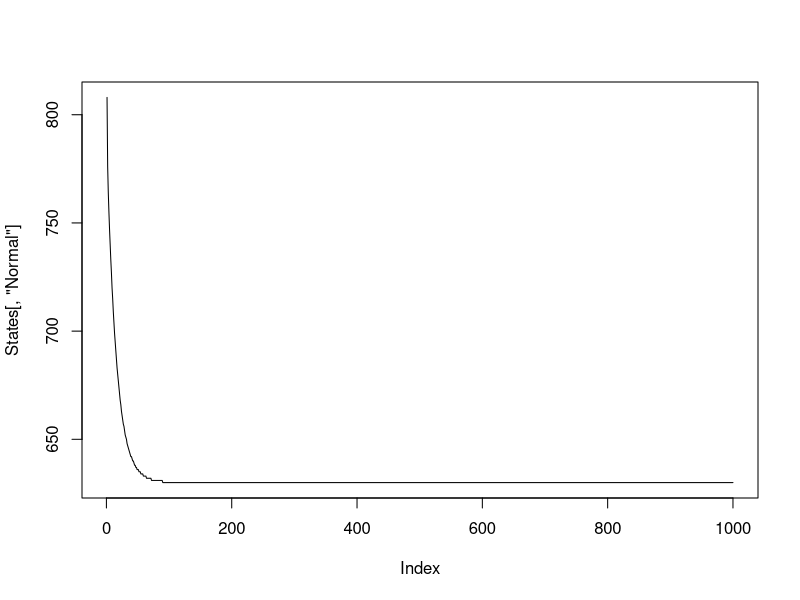
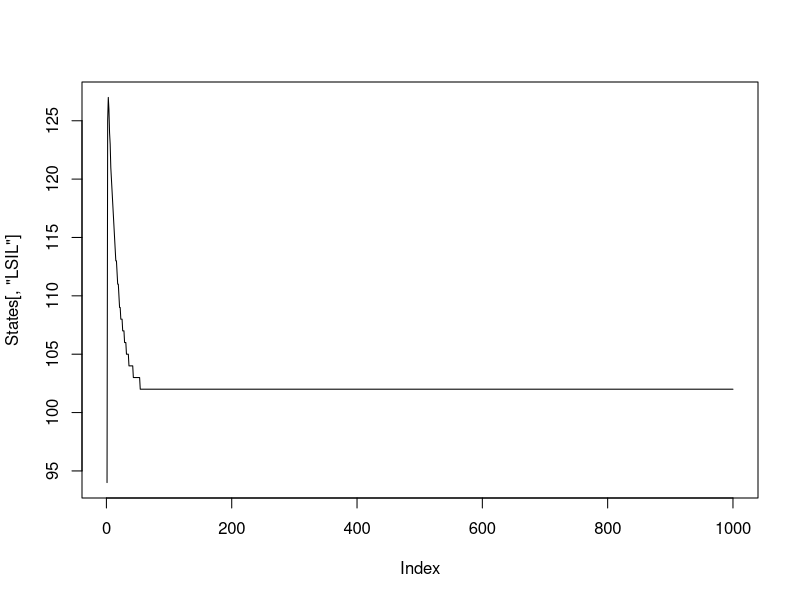
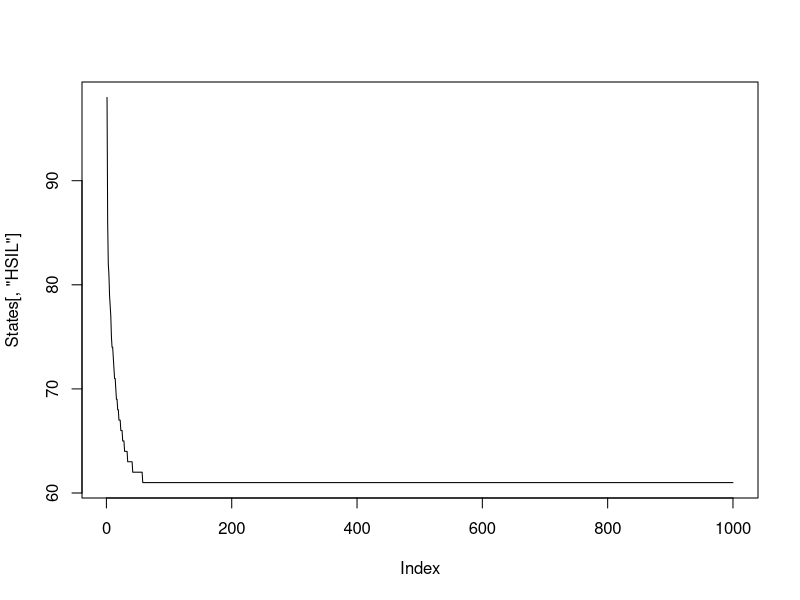
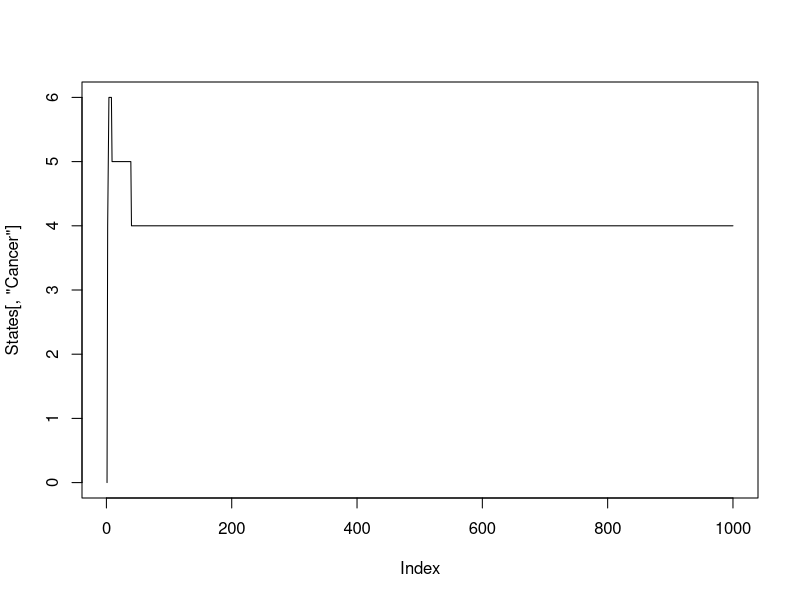
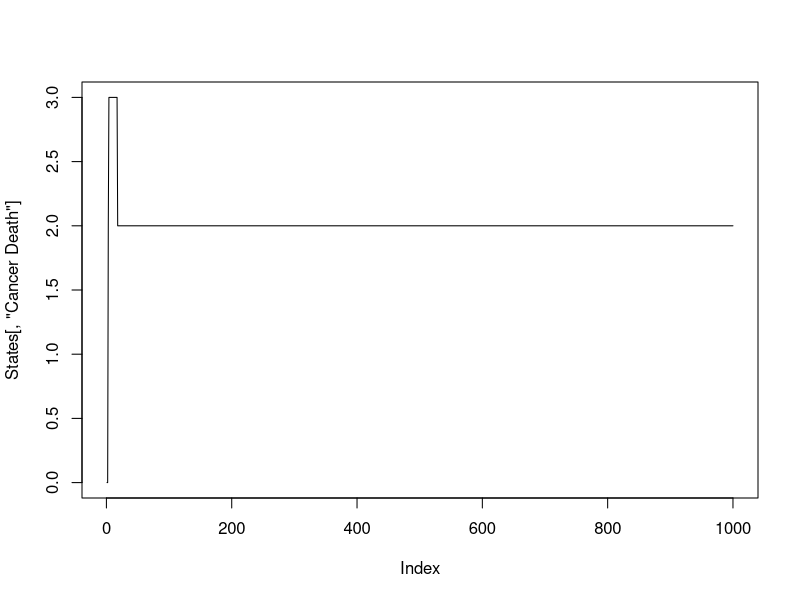
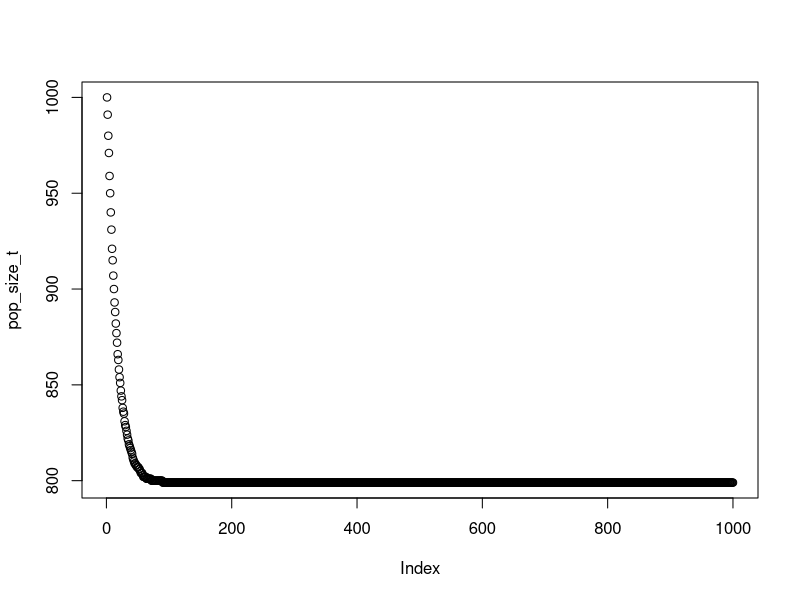

R code for these plots, in order:
### MARKOV MODEL HPV DRAFT
## Gwen Oliver
## Dec 5, 2021

### This model is for the undetected compartments ONLY

# 1000 years
t = 1000

N.states = 5


Pop_size =1000 

# aging into cohort
p_age_in <- 1/20
p_age_out <- p_age_in

p_die <- 0.01

# Rough estimate based on proportion of US pop that is female, 10-14
# https://www.statista.com/statistics/241488/population-of-the-us-by-sex-and-age/


p_1_2 <- 0.1 # normal > infected
p_2_1 <- 0.5 # infected > normal

p_2_3 <- 0.18  # LSIL > HSIL
p_3_2 <- 0.2   # HSIL > LSIL

p_3_4 <- 0.04 # HSIL > cancer
p_4_5 <- 0.5 # Cancer > Cancer death


# Starting number in each state

# Create years label
prefix = "Year"
suffix = seq(1:t)
years = paste(prefix, suffix, sep=" ")

# Create empty array
mat1 = matrix(NA, t, N.states, dimnames=list(years, c("Normal","LSIL","HSIL","Cancer","Cancer Death")))

# Assign starting prevalence of each state
prev1 = 0.8
prev2 = 0.1
prev3 = 0.1
prev4 = 0
prev5 = 0

# Assign starting states
set.seed(123)
mat1[1,] <- rmultinom(1, Pop_size, prob=c(prev1,prev2,prev3,prev4,prev5)) 

# Run model
for(i in 2:t){
  # Normal
  mat1[i,1] <- (mat1[(i-1),1]) +  
    (Pop_size*p_age_in) +   
    (mat1[(i-1),2])*p_2_1 -   
    (mat1[(i-1),1])*p_1_2 - 
    (mat1[(i-1),1])*p_age_out - 
    (mat1[(i-1),1])*p_die
  # LSIL  
  mat1[i,2] <-   (mat1[(i-1),2]) + 
    (mat1[(i-1),1])*p_1_2 +
    (mat1[(i-1),3])*p_3_2 - 
    (mat1[(i-1),2])*p_2_1 - 
    (mat1[(i-1),2])*p_2_3 - 
    (mat1[(i-1),2])*p_age_out -
    (mat1[(i-1),2])*p_die
  # HSIL  
  mat1[i,3] <-   (mat1[(i-1),3]) + 
    (mat1[(i-1),2])*p_2_3 -   
    (mat1[(i-1),3])*p_3_2 - 
    (mat1[(i-1),3])*p_3_4 - 
    (mat1[(i-1),3])*p_age_out -
    (mat1[(i-1),3])*p_die
  # Cancer
  mat1[i,4] <- (mat1[(i-1),4]) +
    (mat1[(i-1),3])*p_3_4 -   
    (mat1[(i-1),4])*p_4_5 - 
    (mat1[(i-1),4])*p_age_out -
    (mat1[(i-1),4])*p_die
  # Cancer deaths
  mat1[i,5] <-
    (mat1[(i-1),4])*p_4_5        #progress from cancer
 
}

# For steady state need (Pop_size*p_age_in) + (mat1[(i-1),1])*p_1_1 + (mat1[(i-1),2])*p_2_1 =
#                        (mat1[(i-1),2])*p_2_1 + (mat1[(i-1),1])*p_1_2 + (mat1[(i-1),1])*p_age_out 

mat1 <- round(mat1,0)

#Check Progression over time

States <- apply(mat1, c(1,2), sum)

plot(States[,'Normal'], type='l')

plot(States[,'LSIL'], type='l')

plot(States[,'HSIL'], type='l')

plot(States[,'Cancer'], type='l')

plot(States[,'Cancer Death'], type='l')

pop_size_t <- apply(mat1,1, sum)

plot(pop_size_t)
